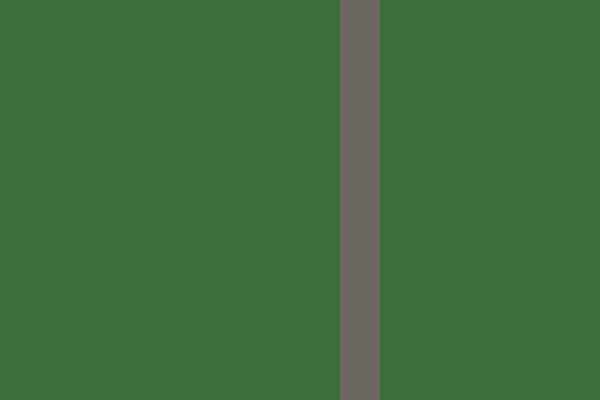

Rendered tile map (Tiled .tmx) drawn with the repository's tilesets; below, a short description and the full map source, tile grids included:
An orthogonal 30x20 tile map with 20x20 px tiles, 1 tile layer (Ground), 2 tilesets.

<map orientation="orthogonal" renderorder="right-down" width="30" height="20" tilewidth="20" tileheight="20"><tileset firstgid="1" name="owned" tilewidth="20" tileheight="20"><image source="../assets/terrain.png" width="40" height="20" /><tile id="1"><properties><property name="trees" value="" /></properties></tile></tileset><tileset firstgid="3" name="owned-cliff-rock" tilewidth="20" tileheight="20"><image source="../assets/cliff.png" width="140" height="100" /><tile id="7"><properties><property name="large-cliff" value="" /></properties></tile><tile id="8"><properties><property name="large-cliff" value="" /></properties></tile><tile id="21"><properties><property name="large-cliff" value="" /></properties></tile><tile id="22"><properties><property name="large-cliff" value="" /></properties></tile><tile id="28"><properties><property name="large-cliff" value="" /></properties></tile><tile id="29"><properties><property name="large-cliff" value="" /></properties></tile></tileset><layer name="Ground" width="30" height="20"><data encoding="csv">1,1,1,1,1,1,1,1,1,1,1,1,1,1,1,1,1,24,25,1,1,1,1,1,1,1,1,1,1,1,1,1,1,1,1,1,1,1,1,1,1,1,1,1,1,1,1,24,25,1,1,1,1,1,1,1,1,1,1,1,1,1,1,1,1,1,1,1,1,1,1,1,1,1,1,1,1,24,25,1,1,1,1,1,1,1,1,1,1,1,1,1,1,1,1,1,1,1,1,1,1,1,1,1,1,1,1,24,25,1,1,1,1,1,1,1,1,1,1,1,1,1,1,1,1,1,1,1,1,1,1,1,1,1,1,1,1,24,25,1,1,1,1,1,1,1,1,1,1,1,1,1,1,1,1,1,1,1,1,1,1,1,1,1,1,1,1,24,25,1,1,1,1,1,1,1,1,1,1,1,1,1,1,1,1,1,1,1,1,1,1,1,1,1,1,1,1,24,25,1,1,1,1,1,1,1,1,1,1,1,1,1,1,1,1,1,1,1,1,1,1,1,1,1,1,1,1,24,25,1,1,1,1,1,1,1,1,1,1,1,1,1,1,1,1,1,1,1,1,1,1,1,1,1,1,1,1,24,25,1,1,1,1,1,1,1,1,1,1,1,1,1,1,1,1,1,1,1,1,1,1,1,1,1,1,1,1,24,25,1,1,1,1,1,1,1,1,1,1,1,1,1,1,1,1,1,1,1,1,1,1,1,1,1,1,1,1,24,25,1,1,1,1,1,1,1,1,1,1,1,1,1,1,1,1,1,1,1,1,1,1,1,1,1,1,1,1,24,25,1,1,1,1,1,1,1,1,1,1,1,1,1,1,1,1,1,1,1,1,1,1,1,1,1,1,1,1,24,25,1,1,1,1,1,1,1,1,1,1,1,1,1,1,1,1,1,1,1,1,1,1,1,1,1,1,1,1,24,25,1,1,1,1,1,1,1,1,1,1,1,1,1,1,1,1,1,1,1,1,1,1,1,1,1,1,1,1,24,25,1,1,1,1,1,1,1,1,1,1,1,1,1,1,1,1,1,1,1,1,1,1,1,1,1,1,1,1,24,25,1,1,1,1,1,1,1,1,1,1,1,1,1,1,1,1,1,1,1,1,1,1,1,1,1,1,1,1,24,25,1,1,1,1,1,1,1,1,1,1,1,1,1,1,1,1,1,1,1,1,1,1,1,1,1,1,1,1,24,25,1,1,1,1,1,1,1,1,1,1,1,1,1,1,1,1,1,1,1,1,1,1,1,1,1,1,1,1,24,25,1,1,1,1,1,1,1,1,1,1,1,1,1,1,1,1,1,1,1,1,1,1,1,1,1,1,1,1,24,25,1,1,1,1,1,1,1,1,1,1,1</data></layer></map>
